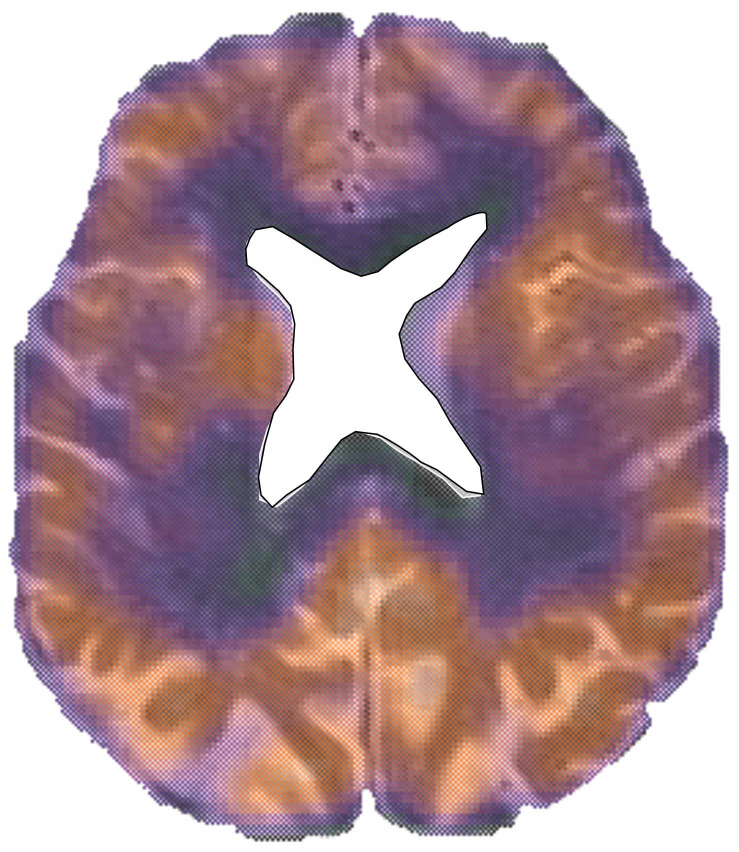
#> input picture data/brain.jpg, 1478 x 1703 px (shown at 1/2 size)
$ jupyter execute Pre-Processing.ipynb   (shell and % lines are left out)
#> lines starting #> are read from the running program, lines starting #| are printed output that depends on the picture; after the words box and inside, x2 and y2 are one past the last pixel; in counts of white or black regions, pixels touching at a corner belong together
[cell 1]
import numpy as np
import cv2
import matplotlib.pyplot as plt
# if you are running this code in jupyter notebook

[cell 2]
def image_resize(image, width = None, height = None, inter = cv2.INTER_AREA):
    # initialize the dimensions of the image to be resized and
    # grab the image size
    dim = None
    (h, w) = image.shape[:2]

    # if both the width and height are None, then return the
    # original image
    if width is None and height is None:
        return image

    # check to see if the width is None
    if width is None:
        # calculate the ratio of the height and construct the
        # dimensions
        r = height / float(h)
        dim = (int(w * r), height)

    # otherwise, the height is None
    else:
        # calculate the ratio of the width and construct the
        # dimensions
        r = width / float(w)
        dim = (width, int(h * r))

    # resize the image
    resized = cv2.resize(image, dim, interpolation = inter)

    # return the resized image
    return resized

[cell 3]
img = cv2.imread('../data/brain.jpg',0) # reads image 'opencv-logo.png' as grayscale
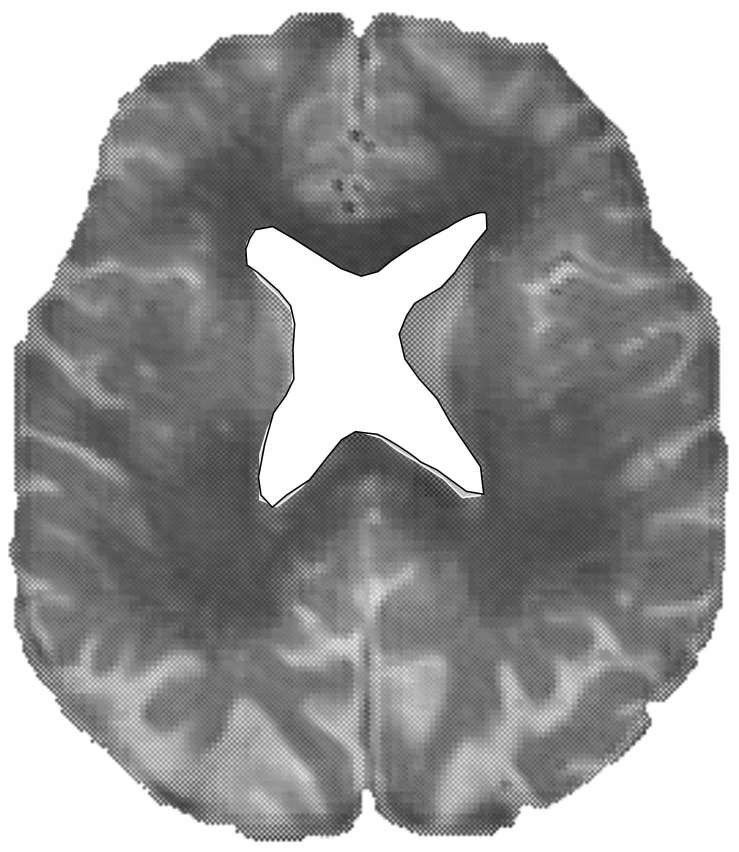
#> img: shape (1703, 1478) (shown at 1/2 size); min 0, max 255, mean 154.8
img = image_resize(img, width=500)
#> in image_resize, `resized = cv2.resize(image, dim, interpolation = inter)`:
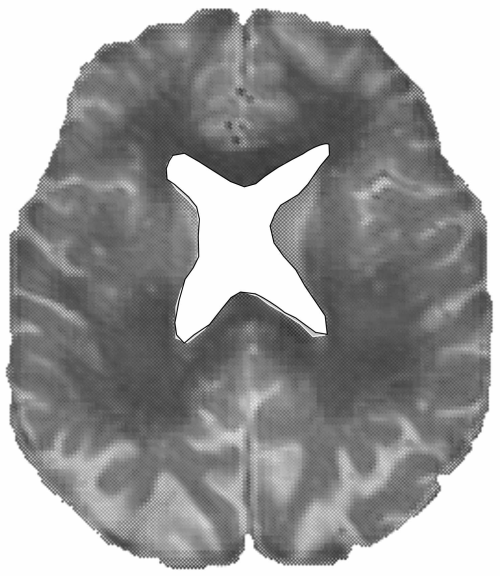
#> resized: shape (576, 500); min 6, max 255, mean 154.8
ret,thr = cv2.threshold(img, 240, 255, cv2.THRESH_BINARY)
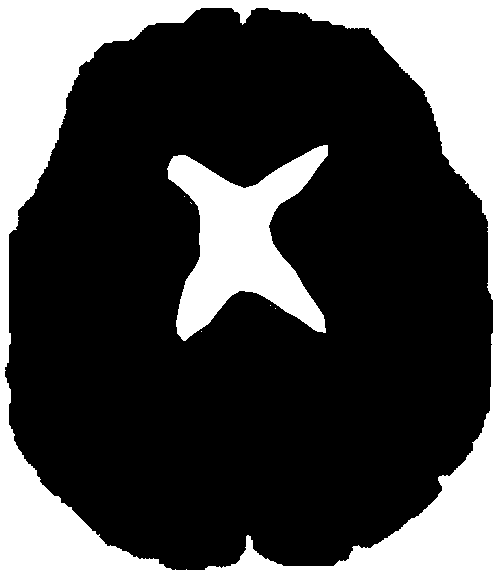
#> thr: shape (576, 500); 28% white; 7 white regions (5 under 20 px), largest, box (x1, y1, x2, y2) and area: (0, 0, 500, 576) 65494, (167, 145, 328, 341) 15206
plt.imshow(thr, cmap='gray')

[cell 4]
edges = cv2.Canny(thr,0,255)
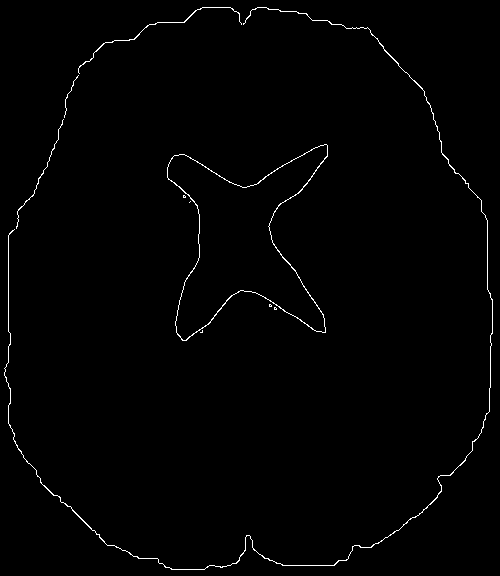
#> edges: shape (576, 500); 0.97% white in thin lines or dots
#plt.imshow(edges, cmap='gray')
indices = np.where(edges != [0])
#> indices = 2790 positions, rows 7 to 569, columns 4 to 492
coordinates = list(zip(indices[0], indices[1]))
#> coordinates = 2790 pairs, first value 7 to 569, second value 4 to 492
print(len(coordinates))
#| 2790
